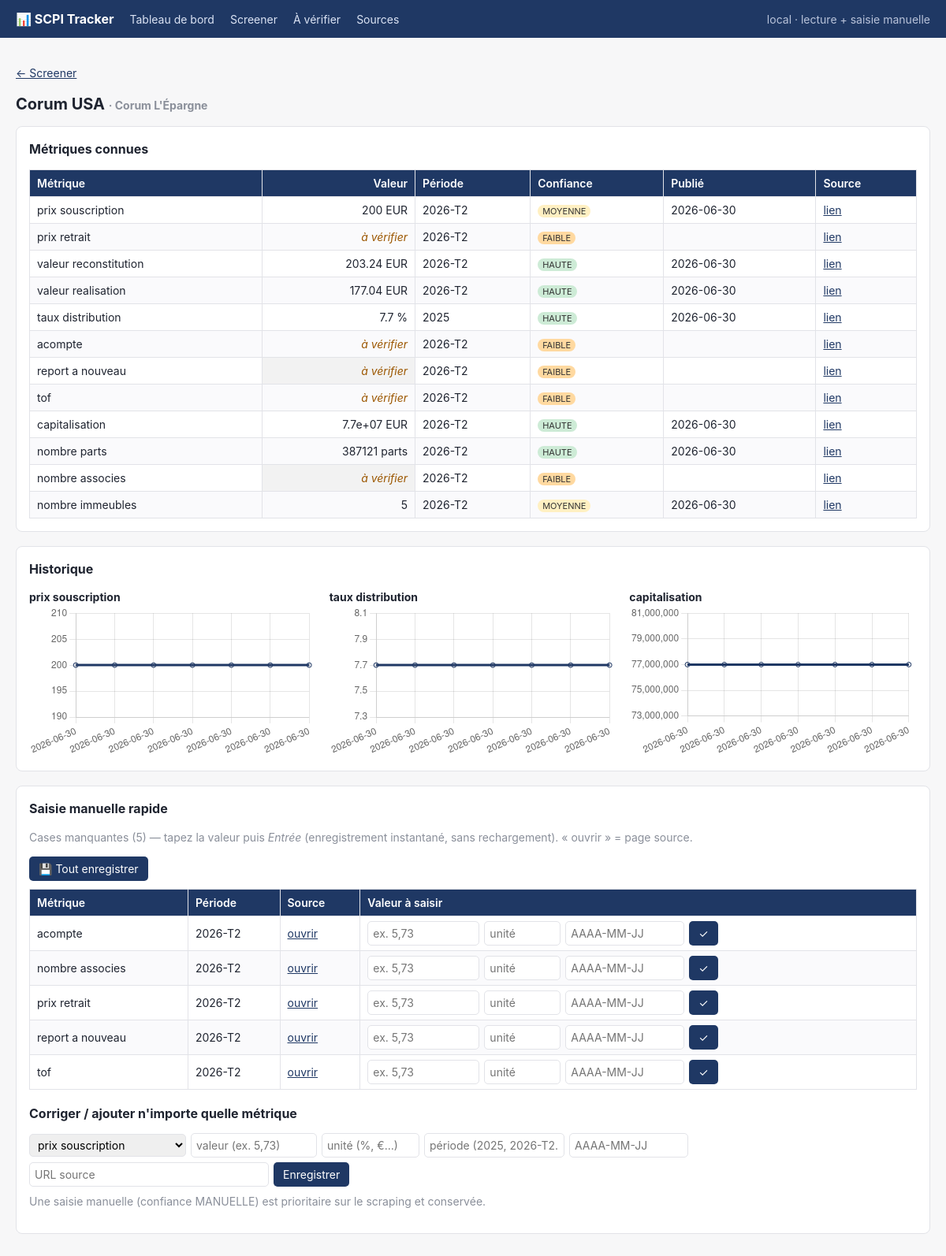
The page /scpi/corum_usa on the database its author committed.
### tables this page shows
CREATE TABLE scpi (
    scpi_id    TEXT PRIMARY KEY,
    nom        TEXT NOT NULL,
    sdg_key    TEXT NOT NULL,
    sdg_nom    TEXT NOT NULL,
    domaine    TEXT
);

CREATE TABLE metrics (
    id           INTEGER PRIMARY KEY AUTOINCREMENT,
    scpi_id      TEXT NOT NULL,
    metric_key   TEXT NOT NULL,
    value_num    REAL,
    value_text   TEXT,
    unit         TEXT,
    period       TEXT,
    source_url   TEXT NOT NULL,
    published_at TEXT,          -- date de la donnée (ISO), pas de la collecte
    collected_at TEXT NOT NULL, -- horodatage de collecte (ISO)
    confidence   TEXT NOT NULL,
    status       TEXT NOT NULL,
    raw          TEXT,
    note         TEXT
);

### scpi/web/app.py (the view)
@app.get("/scpi/{scpi_id}", response_class=HTMLResponse)
def scpi_detail(scpi_id: str, request: Request, store: Store = Depends(get_store)) -> Any:
    s = dataview.scpi_row(store, scpi_id)
    if s is None:
        return HTMLResponse(f"SCPI inconnue : {scpi_id}", status_code=404)
    metrics = []
    for key in MetricKey:
        c = dataview.current_cell(store, scpi_id, str(key))
        if c is not None:
            metrics.append({"key": str(key), "cell": c})
    av = dataview.a_verifier(store, scpi_id)
    charts = [
        {"key": str(k), "label": str(k).replace("_", " "),
         "points": dataview.history(store, scpi_id, str(k))}
        for k in _HISTORY_KEYS
    ]
    charts = [c for c in charts if c["points"]]
    return _TEMPLATES.TemplateResponse(request, "scpi.html", {
        "scpi": s, "metrics": metrics, "averifier": av, "charts": charts,
        "metric_keys": [str(k) for k in MetricKey],
    })

### scpi/web/templates/scpi.html (shortened to what this page needs)
{% extends "base.html" %}
{% block content %}
<p><a href="/comparatif">← Screener</a></p>
<h1>{{ scpi.nom }} <span class="muted" style="font-size:14px">· {{ scpi.sdg_nom }}</span></h1>
<div class="card">
  <h2>Métriques connues</h2>
  <table>
    <thead><tr><th class="l">Métrique</th><th>Valeur</th><th class="l">Période</th>
      <th class="l">Confiance</th><th class="l">Publié</th><th class="l">Source</th></tr></thead>
    <tbody>
    {% for m in metrics %}
      {% set c = m.cell %}
      <tr>
        <td class="l">{{ m.key.replace('_',' ') }}</td>
        {% if c.status == 'A_VERIFIER' or c.value is none %}
          <td class="averif">à vérifier</td>
        {% else %}
          <td>{{ '%g' % c.value if c.value is number else c.value }} {{ c.unit or '' }}</td>
        {% endif %}
        <td class="l">{{ c.period or '' }}</td>
        <td class="l"><span class="badge {{ c.confidence }}">{{ c.confidence or '' }}</span></td>
        <td class="l">{{ c.published_at or '' }}</td>
        <td class="l">{% if c.source_url %}<a href="{{ c.source_url }}" target="_blank" rel="noopener">lien</a>{% endif %}</td>
      </tr>
    {% endfor %}
    </tbody>
  </table>
</div>
{% if charts %}
<div class="card">
  <h2>Historique</h2>
  <div class="grid">
    {% for ch in charts %}
      <div>
        <strong>{{ ch.label }}</strong>
        <canvas id="c{{ loop.index }}" height="160"></canvas>
      </div>
    {% endfor %}
  </div>
</div>
{% endif %}
<div class="card">
  <h2>Saisie manuelle rapide</h2>
  {% if averifier %}
    <p class="muted">Cases manquantes ({{ averifier|length }}) — tapez la valeur puis
    <em>Entrée</em> (enregistrement instantané, sans rechargement). « ouvrir » = page source.</p>
    <button type="button" onclick="saveAll()" style="margin-bottom:10px">💾 Tout enregistrer</button>
    <table id="avtbl">
      <thead><tr><th class="l">Métrique</th><th class="l">Période</th><th class="l">Source</th>
        <th class="l">Valeur à saisir</th></tr></thead>
      <tbody>
      {% for a in averifier %}
        <tr>
          <td class="l">{{ a.metric_key.replace('_',' ') }}</td>
          <td class="l">{{ a.period or '' }}</td>
          <td class="l">{% if a.source_url %}<a href="{{ a.source_url }}" target="_blank" rel="noopener">ouvrir</a>{% endif %}</td>
          <td class="l">
            <form class="inline av" onsubmit="return SCPI.ajax(this, ()=>done(this))">
              <input name="value" placeholder="ex. 5,73" size="10" required>
              <input name="unit" placeholder="unité" size="5">
              <input name="published_at" placeholder="AAAA-MM-JJ" size="11">
              <button type="submit">✓</button>
            </form>
          </td>
        </tr>
      {% endfor %}
      </tbody>
    </table>
  {% else %}
    <p class="muted">Aucune case en attente pour cette SCPI. 🎉</p>
  {% endif %}
  <h2 style="margin-top:18px">Corriger / ajouter n'importe quelle métrique</h2>
  <form class="inline" onsubmit="return SCPI.ajax(this, ()=>location.reload())">
    <select name="metric_key">
      {% for k in metric_keys %}<option value="{{ k }}">{{ k.replace('_',' ') }}</option>{% endfor %}
    </select>
    <input name="value" placeholder="valeur (ex. 5,73)" size="12" required>
    <input name="unit" placeholder="unité (%, €…)" size="8">
    <input name="period" placeholder="période (2025, 2026-T2…)" size="14">
    <input name="published_at" placeholder="AAAA-MM-JJ" size="11">
    <input name="source_url" placeholder="URL source" size="28">
    <button type="submit">Enregistrer</button>
  </form>
  <p class="muted" style="margin-top:8px">Une saisie manuelle (confiance MANUELLE) est prioritaire
  sur le scraping et conservée.</p>
</div>
{% endblock %}
{% block scripts %}
<script>
// Retire une ligne A_VERIFIER après enregistrement.
function done(form) {
  const tr = form.closest('tr'); tr.style.transition='opacity .3s'; tr.style.opacity=0;
  setTimeout(()=>tr.remove(), 300);
  const m = document.getElementById('msg'); if (m) { m.textContent = '✅ enregistré'; }
}
// Enregistre toutes les lignes dont la valeur est remplie.
function saveAll() {
  const forms = [...document.querySelectorAll('#avtbl form.av')]
    .filter(f => f.value.value.trim() !== '');
  if (!forms.length) { document.getElementById('msg').textContent = 'Rien à enregistrer.'; return; }
  forms.forEach(f => SCPI.ajax(f, ()=>done(f)));
  document.getElementById('msg').textContent = `✅ ${forms.length} valeur(s) enregistrée(s)`;
}
// Graphiques d'historique.
{% for ch in charts %}
(function(){
  const pts = JSON.parse(document.getElementById('d{{ loop.index }}').textContent);
  new Chart(document.getElementById('c{{ loop.index }}'), {
    type:'line',
    data:{ labels:pts.map(p=>p.date),
           datasets:[{ label:'{{ ch.label }}', data:pts.map(p=>p.value),
                       borderColor:'#1F3864', backgroundColor:'rgba(31,56,100,.1)', tension:.2 }] },
    options:{ plugins:{legend:{display:false}}, scales:{x:{ticks:{maxRotation:60}}} }
  });
})();
{% endfor %}
</script>
{% endblock %}

### scpi/web/templates/base.html (style rules this page uses)
:root { --bg:#f7f7f8; --fg:#1f2430; --line:#e2e3e8; --head:#1F3864; --muted:#8a8f9a; }
* { box-sizing: border-box; }
body { margin:0; font:14px/1.5 -apple-system,BlinkMacSystemFont,"Segoe UI",sans-serif; color:var(--fg); background:var(--bg); }
table { border-collapse:collapse; width:100%; background:#fff; }
th, td { border:1px solid var(--line); padding:6px 9px; text-align:right; white-space:nowrap; }
th { background:var(--head); color:#fff; position:sticky; top:0; font-weight:600; }
td.l, th.l { text-align:left; }
tr:nth-child(even) td { background:#fafafc; }
a { color:#1F3864; }
.badge { font-size:11px; padding:1px 6px; border-radius:9px; color:#333; }
.HAUTE { background:#cdebd6; }
.MOYENNE { background:#fff0c2; }
.FAIBLE { background:#ffd9a0; }
.averif { color:#9c5700; font-style:italic; background:#f2f2f2; }
.card { background:#fff; border:1px solid var(--line); border-radius:8px; padding:16px; margin-bottom:18px; }
.muted { color:var(--muted); }
input, select { font:inherit; padding:4px 6px; border:1px solid var(--line); border-radius:5px; }
button { font:inherit; padding:5px 12px; border:0; border-radius:5px; background:var(--head); color:#fff; cursor:pointer; }
form.inline { display:flex; gap:6px; align-items:center; flex-wrap:wrap; }
.grid { display:grid; grid-template-columns:repeat(auto-fit,minmax(340px,1fr)); gap:16px; }
h1 { font-size:20px; }
h2 { font-size:16px; margin-top:0; }

### rows shown on the page
scpi: nom "Corum USA", sdg_nom "Corum L'Épargne"
metrics: value_num "200", unit "EUR", period "2026-T2", confidence "MOYENNE", published_at "2026-06-30"
metrics: period "2026-T2"
metrics: value_num "203.24", unit "EUR", period "2026-T2", confidence "HAUTE", published_at "2026-06-30"
metrics: value_num "177.04", unit "EUR", period "2026-T2", confidence "HAUTE", published_at "2026-06-30"
metrics: value_num "7.7", unit "%", period "2025", confidence "HAUTE", published_at "2026-06-30"
metrics: period "2026-T2"
metrics: period "2026-T2"
metrics: period "2026-T2"
metrics: value_num "7.7e+07", unit "EUR", period "2026-T2", confidence "HAUTE", published_at "2026-06-30"
metrics: value_num "387121", unit "parts", period "2026-T2", confidence "HAUTE", published_at "2026-06-30"
metrics: period "2026-T2"
metrics: value_num "5", period "2026-T2", confidence "MOYENNE", published_at "2026-06-30"

### other values the page prints
{{ m.key.replace('_',' ') }} "prix souscription" "prix retrait" "valeur reconstitution" "valeur realisation" "taux distribution" "acompte" "report a nouveau" "tof" "capitalisation" "nombre parts" "nombre associes" "nombre immeubles"
{{ c.confidence or '' }} "FAIBLE" "FAIBLE" "FAIBLE" "FAIBLE" "FAIBLE"
{{ ch.label }} "prix souscription" "taux distribution" "capitalisation"
{{ averifier|length }} "5"
{{ a.metric_key.replace('_',' ') }} "acompte" "nombre associes" "prix retrait" "report a nouveau" "tof"
{{ a.period or '' }} "2026-T2" "2026-T2" "2026-T2" "2026-T2" "2026-T2"
form field metric_key "prix souscription"
